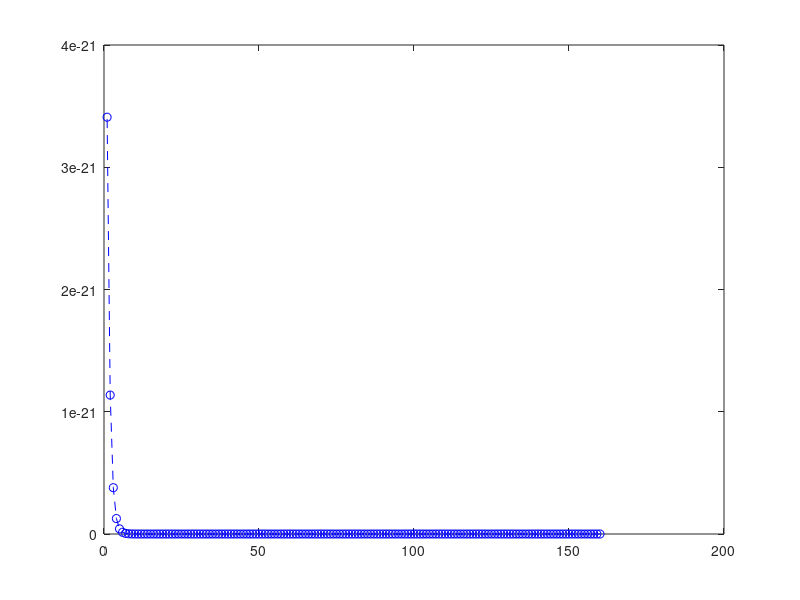

This figure's MATLAB source:
% bernuli distribution
Q = 0.75;
Nr = 40;
prob = zeros(4*Nr,1);
H = zeros(4*Nr,1);
i = 1;
figure(1)
for x = 4*Nr:-1:1
    H(i) = x;
    prob(i) = Q^(4*Nr-x)*(1-Q)^x;  
    i = i+1;
end

plot(H(:),prob(:),'b--o');